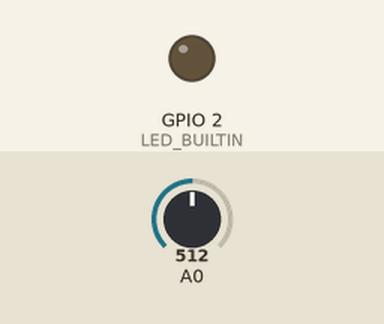
Simulated run of this sketch. Board: ESP8266 (NodeMCU). Parts: output pins drawn as LEDs (lit = HIGH, except the on-board LED, lit = LOW). The inputs (shaded band) are chosen by the test bench; at power-on: A0 = 512. WiFi joins after 1.5 s; servers stay silent unless stated; what the sketch prints to the serial monitor is not drawn.

Above: at 0.1 s.
At 0.6 s:
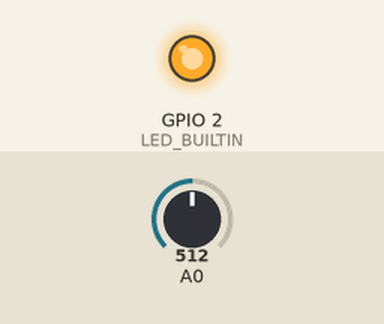
Timing chart, 0 to 2.5 s (numbered marks = the images above):
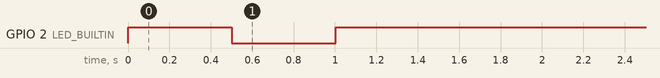

The sketch:

sensor_esp8266.ino
```cpp
/*
 * Used to read data from the MQ3 alchohol sensor, and send it to the realtime firebase database.
 * LED flashes until wifi connects.
 * Used with NodeMCU V3 ESP8266 WiFi board
 */
#include <ESP8266WiFi.h>
#include <FirebaseArduino.h>

#define FIREBASE_HOST "breathalyzer-app-99c57-default-rtdb.firebaseio.com"
#define FIREBASE_AUTH "cOcpd8TMsxqYDkMV80SSbasM9lpHxJfmx5Nbtn8A"
#define WIFI_SSID "Anthony’s iPhone"
#define WIFI_PASSWORD "01234567"
#define MQ3pin 0

float sensorValue;  // variable to store sensor value
int ledState = LOW; // ledState used to set the LED

void setup() {
  Serial.begin(9600);
  pinMode(LED_BUILTIN, OUTPUT);

  // connect to wifi.
  WiFi.begin(WIFI_SSID, WIFI_PASSWORD);
  Serial.print("connecting");
  while (WiFi.status() != WL_CONNECTED) {
    // retry every 0.5
    // toggle LED until connected
    if (ledState == LOW) {
      ledState = HIGH;
    } else {
      ledState = LOW;
    }
    digitalWrite(LED_BUILTIN, ledState);
    delay(500);
  }
  digitalWrite(LED_BUILTIN, HIGH);
  Firebase.begin(FIREBASE_HOST, FIREBASE_AUTH);
}


void loop() {
  sensorValue = analogRead(MQ3pin);

  // set value
  Firebase.setFloat("MQ3 Reading/Value", sensorValue);
  delay(1000);
}
```
